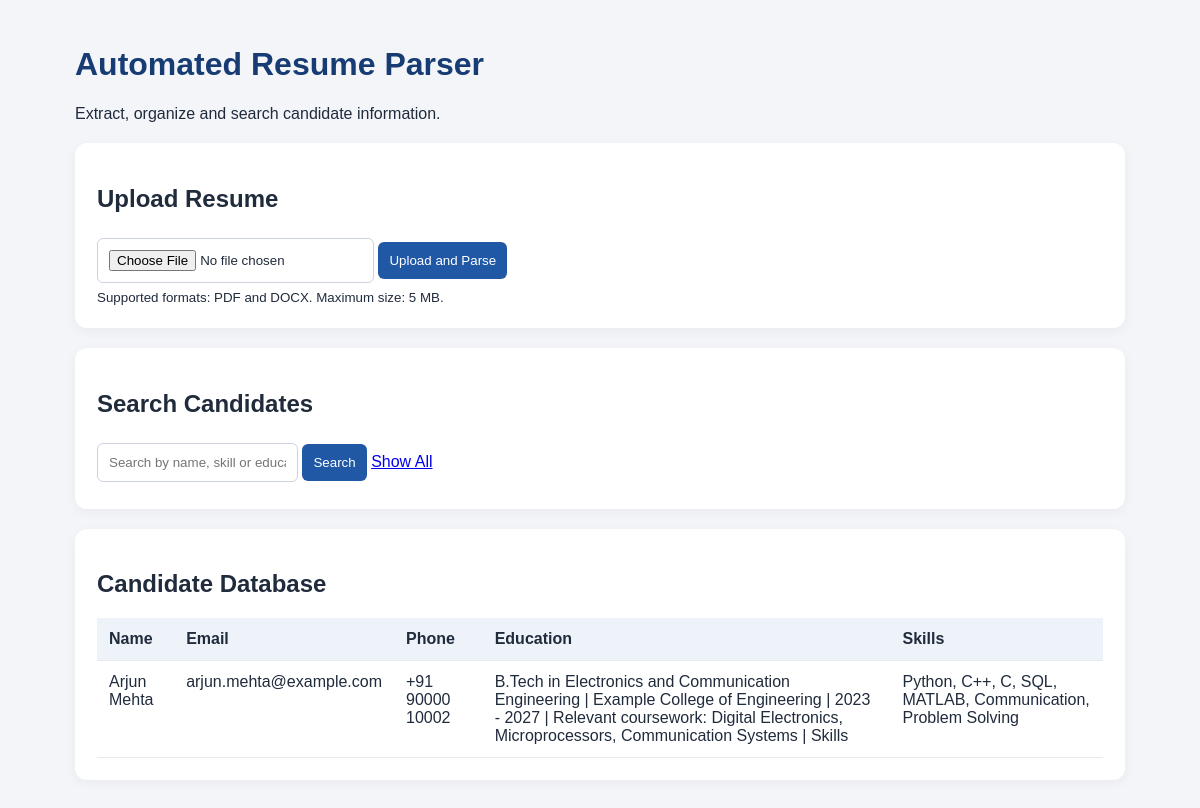
The page / on the database its author committed.
### tables this page shows
CREATE TABLE candidates (
                id INTEGER PRIMARY KEY AUTOINCREMENT,
                name TEXT,
                email TEXT,
                phone TEXT,
                education TEXT,
                skills TEXT,
                filename TEXT
            );

### app.py (the view, shortened to what this page needs)
@app.route("/", methods=["GET", "POST"])
def index():
    query = request.args.get("q", "").strip()
    with get_db() as conn:
        if query:
            pattern = "%" + query + "%"
            candidates = conn.execute("""
                SELECT * FROM candidates
                WHERE name LIKE ?
                   OR email LIKE ?
                   OR education LIKE ?
                   OR skills LIKE ?
                ORDER BY id DESC
            """, (pattern, pattern, pattern, pattern)).fetchall()
        else:
            candidates = conn.execute("""
                SELECT * FROM candidates ORDER BY id DESC
            """).fetchall()
    return render_template(
        "index.html", candidates=candidates, query=query
    )

### app.py (called while the page is built)
def get_db():
    conn = sqlite3.connect(DATABASE)
    conn.row_factory = sqlite3.Row
    return conn

### templates/index.html (shortened to what this page needs)
<!DOCTYPE html>
<html lang="en">
<head>
</head>
<body>
<div class="container">
    <h1>Automated Resume Parser</h1>
    <p>Extract, organize and search candidate information.</p>
    <div class="card">
        <h2>Upload Resume</h2>
        <form method="POST" enctype="multipart/form-data">
            <input type="file" name="resume"
                   accept=".pdf,.docx" required>
            <button type="submit">Upload and Parse</button>
        </form>
        <small>Supported formats: PDF and DOCX. Maximum size: 5 MB.</small>
    </div>
    <div class="card">
        <h2>Search Candidates</h2>
        <form method="GET">
            <input type="text" name="q"
                   value="{{ query }}"
                   placeholder="Search by name, skill or education">
            <button type="submit">Search</button>
            <a href="/">Show All</a>
        </form>
    </div>
    <div class="card">
        <h2>Candidate Database</h2>
        <div class="table-wrap">
        <table>
            <thead>
                <tr>
                    <th>Name</th>
                    <th>Email</th>
                    <th>Phone</th>
                    <th>Education</th>
                    <th>Skills</th>
                </tr>
            </thead>
            <tbody>
            {% for candidate in candidates %}
                <tr>
                    <td>{{ candidate["name"] or "Not detected" }}</td>
                    <td>{{ candidate["email"] or "Not detected" }}</td>
                    <td>{{ candidate["phone"] or "Not detected" }}</td>
                    <td>{{ candidate["education"] or "Not detected" }}</td>
                    <td>{{ candidate["skills"] or "Not detected" }}</td>
                </tr>
            {% else %}
                <tr>
                    <td colspan="5">No candidates found.</td>
                </tr>
            {% endfor %}
            </tbody>
        </table>
        </div>
    </div>
</div>
</body>
</html>

### templates/index.html (style rules this page uses)
body { font-family: Arial, sans-serif; background: #f3f5f9; margin: 0; padding: 25px; color: #202b3c; }
.container { max-width: 1050px; margin: auto; }
h1 { color: #173c73; }
.card { background: white; padding: 22px; margin: 20px 0; border-radius: 12px; box-shadow: 0 3px 12px #0000000d; }
input, button { padding: 11px; margin: 5px 0; border: 1px solid #ccd3df; border-radius: 6px; }
button { background: #2058a5; color: white; border: none; cursor: pointer; }
.table-wrap { overflow-x: auto; }
table { border-collapse: collapse; width: 100%; min-width: 650px; }
th, td { border-bottom: 1px solid #e5e9f0; padding: 12px; text-align: left; vertical-align: top; }
th { background: #eef3fa; }

### rows shown on the page
candidates: name "Arjun Mehta", email "arjun.mehta@example.com", phone "+91 90000 10002", education "B.Tech in Electronics and Communication Engineering | Example College of Engineering | 2023 - 2027 | Relevant coursework: Digital Electronics, Microprocessors, Communication Systems | Skills", skills "Python, C++, C, SQL, MATLAB, Communication, Problem Solving"
